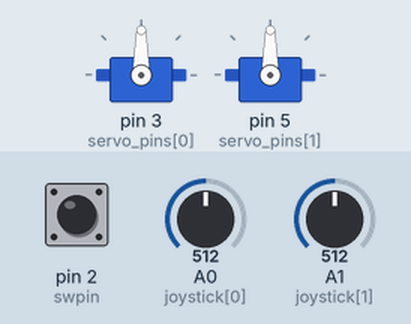
A sketch run on a simulated Arduino Uno, built with avr-gcc and run on an emulated ATmega328P. Shown: 2 × servo. Inputs (shaded band) come from the test bench; at power-on: A0 (joystick[0]) = 512, A1 (joystick[1]) = 512, pin 2 (swpin) LOW.

Above: at 1.2 s.
1.3 s: A0 (joystick[0]) set to 716
At 1.7 s:
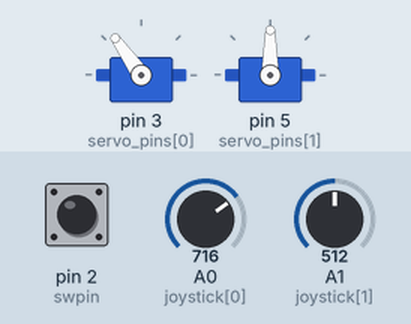
2.8 s: A1 (joystick[1]) set to 716
At 3.1 s:
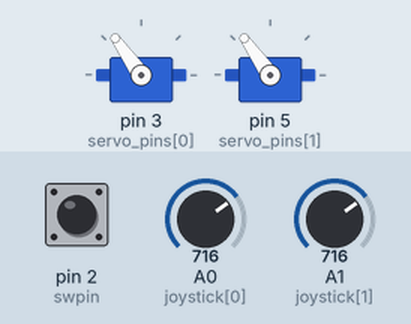
4.3 s: A0 (joystick[0]) set to 900
At 5.5 s:
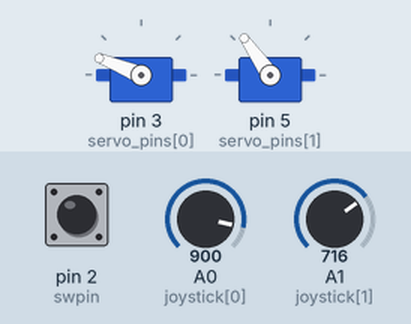
5.8 s: A1 (joystick[1]) set to 900
At 6.1 s:
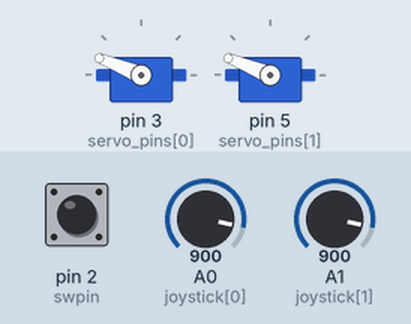
7.3 s: A0 (joystick[0]) set to 1023
At 8.5 s:
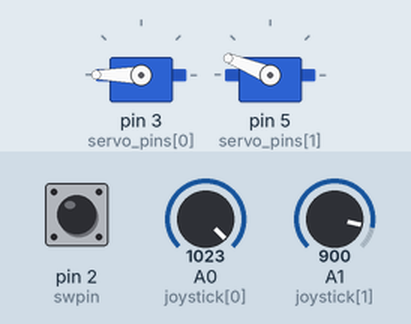
8.8 s: A1 (joystick[1]) set to 1023
At 10.1 s:
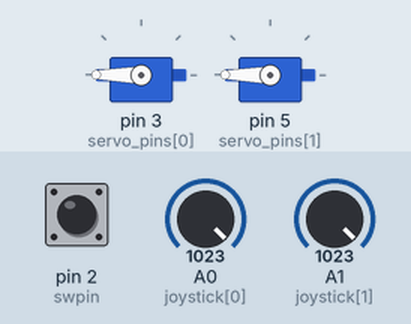
Timing chart, 0 to 11.3 s (numbered marks = the images above; inputs shaded):
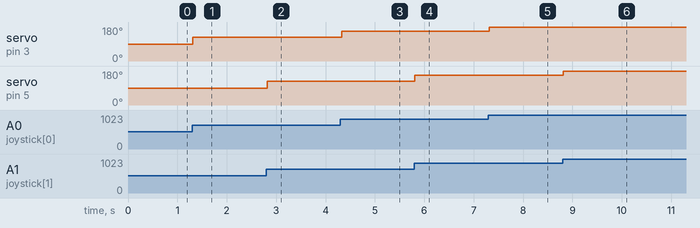

Measured:
- after the input at 1.3 s, servo on pin 3 (servo_pins[0]): 90° → 125° at once
- after the input at 2.8 s, servo on pin 5 (servo_pins[1]): 90° → 125° at once
- after the input at 4.3 s, servo on pin 3 (servo_pins[0]): 125° → 158° at once
- after the input at 5.8 s, servo on pin 5 (servo_pins[1]): 125° → 158° at once
- after the input at 7.3 s, servo on pin 3 (servo_pins[0]): 158° → 180° at once
- after the input at 8.8 s, servo on pin 5 (servo_pins[1]): 158° → 180° at once

The sketch:

servos-controlados-por-joystick.ino
```cpp
#include <Servo.h>

// Define o número de servos
#define SERVOS 2

// Cria os objetos servo
Servo myservo[SERVOS];

// Conecta os servos aos pinos pwm do arduino
int servo_pins[SERVOS] = {3,5};

// Pinos analógicos onde as saídas WRX e WRY serão conectadas
int joystick[SERVOS] = {A0,A1};

// Variável para a leitura dos pinos analógicos
int joystick_val[SERVOS];

// Pino da saída SW
int swpin = 2;

void sw (){
  int swstate = digitalRead(swpin);
  if(swstate==HIGH){
    // Coloque o que você quer aqui
  }
}

void setup() {

  for(int i = 0; i < SERVOS; i++) {

    // Conecta os servos ao objeto servo
    myservo[i].attach(servo_pins[i]);
  }
}

void loop() {

 // chama a função do SW
 sw();

  // For para controlar os servos
  for(int i = 0; i < SERVOS; i++) {
    // Lê o valor dos potenciômetros do joystick (entre 0 e 1023)
    joystick_val[i] = analogRead(joystick[i]);

    // Escala o valor de 0 a 1023 para 0 a 180
    joystick_val[i] = map(joystick_val[i], 0, 1023, 0, 180);

    // Atualiza a posição dos servos
    myservo[i].write(joystick_val[i]);

    // delay de 15ms para movimentar o servo
    delay(15);
  }
}
```
